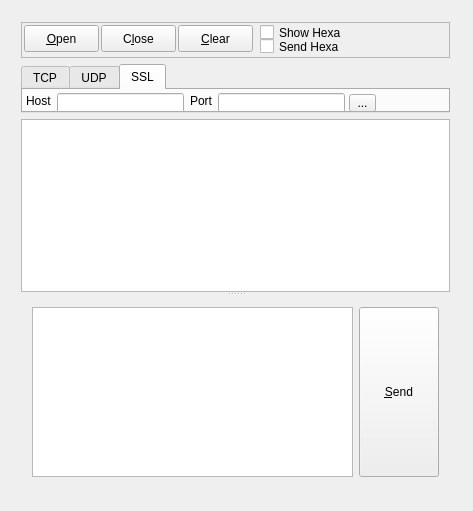
<?xml version="1.0" encoding="UTF-8"?>
<ui version="4.0">
 <class>Widget</class>
 <widget class="QWidget" name="Widget">
  <property name="geometry">
   <rect>
    <x>0</x>
    <y>0</y>
    <width>473</width>
    <height>511</height>
   </rect>
  </property>
  <property name="windowTitle">
   <string>NetClient</string>
  </property>
  <widget class="QWidget" name="layoutWidget">
   <property name="geometry">
    <rect>
     <x>10</x>
     <y>11</y>
     <width>451</width>
     <height>488</height>
    </rect>
   </property>
   <layout class="QVBoxLayout" name="mainLayout">
    <item>
     <widget class="QFrame" name="frameTop">
      <property name="minimumSize">
       <size>
        <width>0</width>
        <height>36</height>
       </size>
      </property>
      <property name="maximumSize">
       <size>
        <width>16777215</width>
        <height>39</height>
       </size>
      </property>
      <property name="frameShape">
       <enum>QFrame::StyledPanel</enum>
      </property>
      <property name="frameShadow">
       <enum>QFrame::Raised</enum>
      </property>
      <widget class="QPushButton" name="pbOpen">
       <property name="geometry">
        <rect>
         <x>3</x>
         <y>3</y>
         <width>75</width>
         <height>27</height>
        </rect>
       </property>
       <property name="text">
        <string>&amp;Open</string>
       </property>
      </widget>
      <widget class="QPushButton" name="pbClose">
       <property name="geometry">
        <rect>
         <x>80</x>
         <y>3</y>
         <width>75</width>
         <height>27</height>
        </rect>
       </property>
       <property name="text">
        <string>C&amp;lose</string>
       </property>
      </widget>
      <widget class="QPushButton" name="pbClear">
       <property name="geometry">
        <rect>
         <x>157</x>
         <y>3</y>
         <width>75</width>
         <height>27</height>
        </rect>
       </property>
       <property name="text">
        <string>&amp;Clear</string>
       </property>
      </widget>
      <widget class="QCheckBox" name="chkShowHexa">
       <property name="geometry">
        <rect>
         <x>239</x>
         <y>2</y>
         <width>91</width>
         <height>17</height>
        </rect>
       </property>
       <property name="text">
        <string>Show Hexa</string>
       </property>
      </widget>
      <widget class="QCheckBox" name="chkSendHexa">
       <property name="geometry">
        <rect>
         <x>239</x>
         <y>16</y>
         <width>91</width>
         <height>17</height>
        </rect>
       </property>
       <property name="text">
        <string>Send Hexa</string>
       </property>
      </widget>
     </widget>
    </item>
    <item>
     <widget class="QTabWidget" name="tabOption">
      <property name="minimumSize">
       <size>
        <width>0</width>
        <height>49</height>
       </size>
      </property>
      <property name="maximumSize">
       <size>
        <width>16777215</width>
        <height>49</height>
       </size>
      </property>
      <property name="currentIndex">
       <number>2</number>
      </property>
      <widget class="QWidget" name="tabTcp">
       <attribute name="title">
        <string>TCP</string>
       </attribute>
       <widget class="QLineEdit" name="leTcpHost">
        <property name="geometry">
         <rect>
          <x>34</x>
          <y>3</y>
          <width>127</width>
          <height>20</height>
         </rect>
        </property>
       </widget>
       <widget class="QLabel" name="lblTcpHost">
        <property name="geometry">
         <rect>
          <x>3</x>
          <y>3</y>
          <width>25</width>
          <height>16</height>
         </rect>
        </property>
        <property name="text">
         <string>Host</string>
        </property>
       </widget>
       <widget class="QLabel" name="lblTcpPort">
        <property name="geometry">
         <rect>
          <x>167</x>
          <y>3</y>
          <width>22</width>
          <height>16</height>
         </rect>
        </property>
        <property name="text">
         <string>Port</string>
        </property>
       </widget>
       <widget class="QLineEdit" name="leTcpPort">
        <property name="geometry">
         <rect>
          <x>195</x>
          <y>3</y>
          <width>127</width>
          <height>20</height>
         </rect>
        </property>
       </widget>
       <widget class="QToolButton" name="tbTcpAdvance">
        <property name="geometry">
         <rect>
          <x>326</x>
          <y>4</y>
          <width>27</width>
          <height>18</height>
         </rect>
        </property>
        <property name="text">
         <string>...</string>
        </property>
       </widget>
      </widget>
      <widget class="QWidget" name="tabUdp">
       <attribute name="title">
        <string>UDP</string>
       </attribute>
       <widget class="QLineEdit" name="leUdpPort">
        <property name="geometry">
         <rect>
          <x>195</x>
          <y>3</y>
          <width>127</width>
          <height>20</height>
         </rect>
        </property>
       </widget>
       <widget class="QLabel" name="lblUdpHost">
        <property name="geometry">
         <rect>
          <x>3</x>
          <y>3</y>
          <width>25</width>
          <height>16</height>
         </rect>
        </property>
        <property name="text">
         <string>Host</string>
        </property>
       </widget>
       <widget class="QLineEdit" name="leUdpHost">
        <property name="geometry">
         <rect>
          <x>34</x>
          <y>3</y>
          <width>127</width>
          <height>20</height>
         </rect>
        </property>
       </widget>
       <widget class="QToolButton" name="tbUdpAdvence">
        <property name="geometry">
         <rect>
          <x>326</x>
          <y>4</y>
          <width>27</width>
          <height>18</height>
         </rect>
        </property>
        <property name="text">
         <string>...</string>
        </property>
       </widget>
       <widget class="QLabel" name="lblUdpPort">
        <property name="geometry">
         <rect>
          <x>167</x>
          <y>3</y>
          <width>22</width>
          <height>16</height>
         </rect>
        </property>
        <property name="text">
         <string>Port</string>
        </property>
       </widget>
      </widget>
      <widget class="QWidget" name="tab">
       <attribute name="title">
        <string>SSL</string>
       </attribute>
       <widget class="QLineEdit" name="leSslPort">
        <property name="geometry">
         <rect>
          <x>195</x>
          <y>3</y>
          <width>127</width>
          <height>20</height>
         </rect>
        </property>
       </widget>
       <widget class="QLineEdit" name="leSslHost">
        <property name="geometry">
         <rect>
          <x>34</x>
          <y>3</y>
          <width>127</width>
          <height>20</height>
         </rect>
        </property>
       </widget>
       <widget class="QLabel" name="lblSslPort">
        <property name="geometry">
         <rect>
          <x>167</x>
          <y>3</y>
          <width>22</width>
          <height>16</height>
         </rect>
        </property>
        <property name="text">
         <string>Port</string>
        </property>
       </widget>
       <widget class="QLabel" name="lblSslHost">
        <property name="geometry">
         <rect>
          <x>3</x>
          <y>3</y>
          <width>25</width>
          <height>16</height>
         </rect>
        </property>
        <property name="text">
         <string>Host</string>
        </property>
       </widget>
       <widget class="QToolButton" name="tbSslAdvanced">
        <property name="geometry">
         <rect>
          <x>326</x>
          <y>4</y>
          <width>27</width>
          <height>18</height>
         </rect>
        </property>
        <property name="text">
         <string>...</string>
        </property>
       </widget>
      </widget>
     </widget>
    </item>
    <item>
     <widget class="QSplitter" name="splitter">
      <property name="orientation">
       <enum>Qt::Vertical</enum>
      </property>
      <widget class="QPlainTextEdit" name="pteRecv">
       <property name="font">
        <font>
         <family>Courier New</family>
        </font>
       </property>
      </widget>
      <widget class="QWidget" name="layoutWidget">
       <layout class="QHBoxLayout" name="horizontalLayout">
        <item>
         <widget class="QPlainTextEdit" name="pteSend">
          <property name="font">
           <font>
            <family>Courier New</family>
           </font>
          </property>
         </widget>
        </item>
        <item>
         <widget class="QPushButton" name="pbSend">
          <property name="sizePolicy">
           <sizepolicy hsizetype="Minimum" vsizetype="Expanding">
            <horstretch>0</horstretch>
            <verstretch>0</verstretch>
           </sizepolicy>
          </property>
          <property name="text">
           <string>&amp;Send</string>
          </property>
         </widget>
        </item>
       </layout>
      </widget>
     </widget>
    </item>
   </layout>
  </widget>
 </widget>
 <layoutdefault spacing="6" margin="11"/>
 <tabstops>
  <tabstop>pbOpen</tabstop>
  <tabstop>pbClose</tabstop>
  <tabstop>pbClear</tabstop>
  <tabstop>chkShowHexa</tabstop>
  <tabstop>chkSendHexa</tabstop>
  <tabstop>leTcpHost</tabstop>
  <tabstop>leTcpPort</tabstop>
  <tabstop>tbTcpAdvance</tabstop>
  <tabstop>leUdpHost</tabstop>
  <tabstop>leUdpPort</tabstop>
  <tabstop>tbUdpAdvence</tabstop>
  <tabstop>leSslHost</tabstop>
  <tabstop>leSslPort</tabstop>
  <tabstop>tbSslAdvanced</tabstop>
 </tabstops>
 <resources/>
 <connections/>
</ui>
